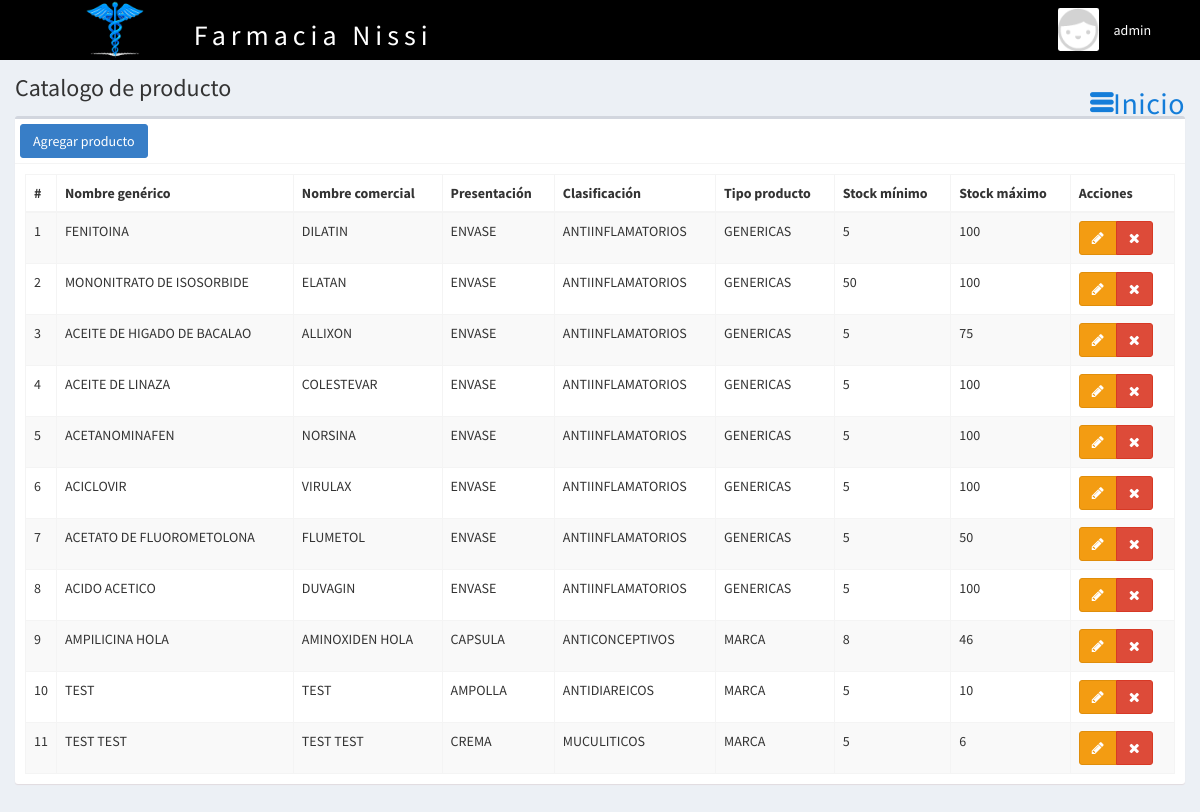
Screenshot of /producto (signed in) with the database file from the repository.
### tables this page shows
CREATE TABLE `producto` (
  `CODIGO_PRODUCTO` int(11) NOT NULL COMMENT 'Clave primaria del producto, identificador único',
  `NOMBRE_GENERICO` varchar(50) NOT NULL COMMENT 'Nombre genérico del producto ingresado',
  `NOMBRE_COMERCIAL` varchar(50) NOT NULL COMMENT 'Nombre comercial del producto ingresado',
  `URL` varchar(150) NOT NULL,
  `CODIGO_PRESENTACION` int(11) NOT NULL COMMENT 'Clave secundaria para la identificación de la presentación del producto',
  `CODIGO_CLASIFICACION` int(11) NOT NULL COMMENT 'Clave secundaria para la identificación de la clasificación del producto',
  `CODIGO_TIPO` int(11) NOT NULL COMMENT 'Clave secundaria para la identifación del tipo de producto',
  `STOCK_MIN` int(10) NOT NULL COMMENT 'Indicador de la cantidad mínima que debe de haber de producto',
  `STOCK_MAX` int(10) NOT NULL COMMENT 'Indicador de la cantidad máxima que debe de haber de producto',
  `VISIBLE` int(1) NOT NULL DEFAULT 1 COMMENT 'Estado del producto, activo = 1, desactivo = 0',
  `CODIGO_BARRAS` int(11) DEFAULT NULL
);

CREATE TABLE `presentacion` (
  `CODIGO_PRESENTACION` int(11) NOT NULL COMMENT 'Clave primaria de la presentación del producto, identificador único',
  `PRESENTACION` varchar(25) NOT NULL COMMENT 'Nombre de la presentación del producto, ejemplo: tableta',
  `VISIBLE` int(1) NOT NULL DEFAULT 1 COMMENT 'Estado de la presentación del producto, activo = 1, desactivo = 0'
);

CREATE TABLE `clasificacion` (
  `CODIGO_CLASIFICACION` int(11) NOT NULL COMMENT 'Clave primaria de la clasificación del producto, identificador único',
  `CLASIFICACION` varchar(25) NOT NULL COMMENT 'Nombre de la clasificación del producto, ejemplo: Analgésico',
  `VISIBLE` int(1) NOT NULL DEFAULT 1 COMMENT 'Estado de la clasificación del producto, activo = 1, desactivo = 0'
);

CREATE TABLE `tipo_producto` (
  `CODIGO_TIPO` int(11) NOT NULL COMMENT 'Clave primaria del tipo de producto, identificador único',
  `TIPO_PRODUCTO` varchar(25) NOT NULL COMMENT 'Nombre del tipo de producto, puede ser producto de marca o producto genérico',
  `VISIBLE` int(1) NOT NULL DEFAULT 1 COMMENT 'Estado del tipo de producto, activo = 1, desactivo = 0'
);

### controladores/plantilla.controlador.php (called while the page is built)
<?php
class ControladorPlantilla{
	static public function ctrPlantilla(){
		include "vistas/plantilla.php";
	}
}

### index.php (called while the page is built, shortened)
<?php
require_once "controladores/plantilla.controlador.php";
require_once "controladores/usuarios.controlador.php";
require_once "controladores/producto.controlador.php";
require_once "modelos/producto.modelo.php";
$plantilla = new ControladorPlantilla();
$plantilla -> ctrPlantilla();

### controladores/producto.controlador.php (called while the page is built, shortened)
<?php
class ControladorProducto
{
	static public function ctrMostrarProducto($item, $valor){
		$tabla = "PRODUCTO";
		$respuesta = ModeloProducto::mdlMostrarProducto($tabla, $item, $valor);
		return $respuesta;
	}
}

### modelos/conexion.php (called while the page is built)
<?php
class Conexion{
	static public function conectar(){
		$link = new PDO("mysql:host=localhost;dbname=nissi",
			            "root",
			            "");
		$link->exec("set names utf8");
		return $link;
	}
}

### modelos/producto.modelo.php (called while the page is built, shortened)
<?php
require_once "conexion.php";
class ModeloProducto{
	static public function mdlMostrarProducto($tabla, $item, $valor){
		if($item != null){
			$stmt = Conexion::conectar()->prepare("SELECT t0.CODIGO_PRODUCTO, t0.CODIGO_PRESENTACION, t0.CODIGO_CLASIFICACION, t0.CODIGO_TIPO, t0.NOMBRE_GENERICO, t0.NOMBRE_COMERCIAL, t1.PRESENTACION, t2.CLASIFICACION, t3.TIPO_PRODUCTO, t0.STOCK_MIN, t0.STOCK_MAX /*t0.CODIGO_BARRAS,*/
																								FROM producto t0
																								JOIN presentacion t1 ON t1.CODIGO_PRESENTACION = t0.CODIGO_PRESENTACION
																								JOIN clasificacion t2 ON t2.CODIGO_CLASIFICACION = t0.CODIGO_CLASIFICACION
																								JOIN tipo_producto t3 ON t3.CODIGO_TIPO = t0.CODIGO_TIPO
																								WHERE T0.VISIBLE = 1
																								AND $item = :$item");
			$stmt -> bindParam(":".$item, $valor, PDO::PARAM_STR);
			$stmt -> execute();
			return $stmt -> fetch();
		}else{
			$stmt = Conexion::conectar()->prepare("SELECT t0.CODIGO_PRODUCTO, t0.CODIGO_PRESENTACION, t0.CODIGO_CLASIFICACION, t0.CODIGO_TIPO, /*t0.CODIGO_BARRAS,*/ t0.NOMBRE_GENERICO, t0.NOMBRE_COMERCIAL, t1.PRESENTACION, t2.CLASIFICACION, t3.TIPO_PRODUCTO, t0.STOCK_MIN, t0.STOCK_MAX
																								FROM producto t0
																								JOIN presentacion t1 ON t1.CODIGO_PRESENTACION = t0.CODIGO_PRESENTACION
																								JOIN clasificacion t2 ON t2.CODIGO_CLASIFICACION = t0.CODIGO_CLASIFICACION
																								JOIN tipo_producto t3 ON t3.CODIGO_TIPO = t0.CODIGO_TIPO
																								WHERE T0.VISIBLE = 1");
			$stmt -> execute();
			return $stmt -> fetchAll();
		}
	}
}

### vistas/modulos/producto.php (the view, shortened to what this page needs)
<div class="content-wrapper">
  <section class="content-header">
    <h1>
      Catalogo de producto
    </h1>
    <ol class="breadcrumb">
      <li><a href="inicio"><i class="ion-navicon-round"></i>Inicio</a></li>
    </ol>
  </section>
  <section class="content">
    <div class="box">
      <div class="box-header with-border">
        <button class="btn btn-primary" data-toggle="modal" data-target="#modalAgregarProducto">
          Agregar producto
        </button>
      </div>
      <div class="box-body">
       <table class="table table-bordered table-striped dt-responsive tablas" width="100%">
        <thead>
         <tr>
           <th style="width:10px">#</th>
           <th>Nombre genérico</th>
           <th>Nombre comercial</th>
           <th>Presentación</th>
           <th>Clasificación</th>
           <th>Tipo producto</th>
           <th>Stock mínimo</th>
           <th>Stock máximo</th>
           <th>Acciones</th>
         </tr>
        </thead>
        <tbody>
        <?php
          $item = null;
          $valor = null;
          $producto = ControladorProducto::ctrMostrarProducto($item, $valor);
          foreach ($producto as $key => $value) {
            echo '<tr>
                    <td>'.($key+1).'</td>
                    <td>'.$value["NOMBRE_GENERICO"].'</td>
                    <td>'.$value["NOMBRE_COMERCIAL"].'</td>
                    <td>'.$value["PRESENTACION"].'</td>
                    <td>'.$value["CLASIFICACION"].'</td>
                    <td>'.$value["TIPO_PRODUCTO"].'</td>
                    <td>'.$value["STOCK_MIN"].'</td>
                    <td>'.$value["STOCK_MAX"].'</td>
                    <td>
                    <div class="btn-group">
                      <button class="btn btn-warning btnEditarProducto" idProducto="'.$value["CODIGO_PRODUCTO"].'" data-toggle="modal" data-target="#modalEditarProducto"><i class="fa fa-pencil"></i></button>';
                      if($_SESSION["perfil"] == "Administrador"){
                        echo '<button class="btn btn-danger btnEliminarProducto" idProducto="'.$value["CODIGO_PRODUCTO"].'"><i class="fa fa-times"></i></button>';
                      }
                      echo '</div>
                    </td>
                  </tr>';
            }
        ?>
        </tbody>
       </table>
      </div>
    </div>
  </section>
</div>

### vistas/plantilla.php (shortened to what this page needs)
<!DOCTYPE html>
<html>
<head>
    <link rel="stylesheet" href="vistas/bower_components/bootstrap/dist/css/bootstrap.min.css">
    <link rel="stylesheet" href="vistas/bower_components/font-awesome/css/font-awesome.min.css">
    <link rel="stylesheet" href="vistas/bower_components/Ionicons/css/ionicons.min.css">
    <link rel="stylesheet" href="vistas/dist/css/AdminLTE.css">
    <link rel="stylesheet" href="vistas/dist/css/skins/_all-skins.min.css">
    <link rel="stylesheet" href="vistas/bower_components/datatables.net-bs/css/dataTables.bootstrap.min.css">
    <link rel="stylesheet" href="vistas/bower_components/datatables.net-bs/css/responsive.bootstrap.min.css">
    <link rel="stylesheet" href="vistas/plugins/iCheck/all.css">
    <link rel="stylesheet" href="vistas/bower_components/bootstrap-daterangepicker/daterangepicker.css">
    <link rel="stylesheet" href="vistas/bower_components/morris.js/morris.css">
</head>
<body class="hold-transition skin-blue login-page">
    <?php
  if(isset($_SESSION["iniciarSesion"]) && $_SESSION["iniciarSesion"] == "ok"){
   echo '<div class="wrapper">';
    include "modulos/cabezote.php";
    if(isset($_GET["ruta"])){
      if($_GET["ruta"] == "inicio" ||
         $_GET["ruta"] == "usuarios" ||
         $_GET["ruta"] == "clasificacion" ||
         $_GET["ruta"] == "presentacion" ||
         $_GET["ruta"] == "tipoproducto" ||
         $_GET["ruta"] == "productosofertas" ||
         $_GET["ruta"] == "oferta" ||
         $_GET["ruta"] == "producto" ||
         $_GET["ruta"] == "cliente" ||
         $_GET["ruta"] == "stock" ||
         $_GET["ruta"] == "caducidad"  ||
         $_GET["ruta"] == "controlcaducidad" ||
         $_GET["ruta"] == "controlstock" ||
         $_GET["ruta"] == "pedido" ||
         $_GET["ruta"] == "inventario15776" ||
         $_GET["ruta"] == "inventario" ||
         $_GET["ruta"] == "ingreso-inventario-producto" ||
         $_GET["ruta"] == "proveedor" ||
         $_GET["ruta"] == "ventas" ||
         $_GET["ruta"] == "crear-ventas" ||
         $_GET["ruta"] == "editar-venta" ||
         $_GET["ruta"] == "reportes" ||
         $_GET["ruta"] == "salir"){
        include "./vistas/modulos/".$_GET["ruta"].".php";
      }else{
        include "./vistas/modulos/404.php";
      }
    }else{
      include "./vistas/modulos/inicio.php";
    }
    echo '</div>';
  }else{
    include "modulos/login.php";
  }
  ?>
</body>
</html>

### vistas/modulos/cabezote.php (shortened to what this page needs)
<header class="main-header">
<nav class="navbar navbar-static-top header-all" role="navigation">
	<div class="header-info grow2">
		 <img src="vistas\dist\img\logo.PNG" alt="Logo">
		 <h3>Farmacia Nissi</h3>
	</div>
	<div class="navbar-custom-menu grow1">
		<ul class="nav navbar-nav">
			<li class="dropdown user user-menu">
				<a href="#" class="dropdown-toggle" data-toggle="dropdown">
				<?php
				if($_SESSION["foto"] != ""){
					echo '<img src="'.$_SESSION["foto"].'" class="user-image">';
				}else{
					echo '<img src="vistas/img/usuarios/default/anonymous.png" class="user-image">';
				}
				?>
					<span class="hidden-xs"><?php  echo $_SESSION["nombre"]; ?></span>
				</a>
			</li>
		</ul>
	</div>
</nav>
</header>

### rows the page displays
producto: NOMBRE_GENERICO "FENITOINA", NOMBRE_COMERCIAL "DILATIN", CODIGO_PRESENTACION.PRESENTACION "ENVASE", CODIGO_CLASIFICACION.CLASIFICACION "ANTIINFLAMATORIOS", CODIGO_TIPO.TIPO_PRODUCTO "GENERICAS", STOCK_MIN "5", STOCK_MAX "100"
producto: NOMBRE_GENERICO "MONONITRATO DE ISOSORBIDE", NOMBRE_COMERCIAL "ELATAN", CODIGO_PRESENTACION.PRESENTACION "ENVASE", CODIGO_CLASIFICACION.CLASIFICACION "ANTIINFLAMATORIOS", CODIGO_TIPO.TIPO_PRODUCTO "GENERICAS", STOCK_MIN "50", STOCK_MAX "100"
producto: NOMBRE_GENERICO "ACEITE DE HIGADO DE BACALAO", NOMBRE_COMERCIAL "ALLIXON", CODIGO_PRESENTACION.PRESENTACION "ENVASE", CODIGO_CLASIFICACION.CLASIFICACION "ANTIINFLAMATORIOS", CODIGO_TIPO.TIPO_PRODUCTO "GENERICAS", STOCK_MIN "5", STOCK_MAX "75"
producto: NOMBRE_GENERICO "ACEITE DE LINAZA", NOMBRE_COMERCIAL "COLESTEVAR", CODIGO_PRESENTACION.PRESENTACION "ENVASE", CODIGO_CLASIFICACION.CLASIFICACION "ANTIINFLAMATORIOS", CODIGO_TIPO.TIPO_PRODUCTO "GENERICAS", STOCK_MIN "5", STOCK_MAX "100"
producto: NOMBRE_GENERICO "ACETANOMINAFEN", NOMBRE_COMERCIAL "NORSINA", CODIGO_PRESENTACION.PRESENTACION "ENVASE", CODIGO_CLASIFICACION.CLASIFICACION "ANTIINFLAMATORIOS", CODIGO_TIPO.TIPO_PRODUCTO "GENERICAS", STOCK_MIN "5", STOCK_MAX "100"
producto: NOMBRE_GENERICO "ACICLOVIR", NOMBRE_COMERCIAL "VIRULAX", CODIGO_PRESENTACION.PRESENTACION "ENVASE", CODIGO_CLASIFICACION.CLASIFICACION "ANTIINFLAMATORIOS", CODIGO_TIPO.TIPO_PRODUCTO "GENERICAS", STOCK_MIN "5", STOCK_MAX "100"
producto: NOMBRE_GENERICO "ACETATO DE FLUOROMETOLONA", NOMBRE_COMERCIAL "FLUMETOL", CODIGO_PRESENTACION.PRESENTACION "ENVASE", CODIGO_CLASIFICACION.CLASIFICACION "ANTIINFLAMATORIOS", CODIGO_TIPO.TIPO_PRODUCTO "GENERICAS", STOCK_MIN "5", STOCK_MAX "50"
producto: NOMBRE_GENERICO "ACIDO ACETICO", NOMBRE_COMERCIAL "DUVAGIN", CODIGO_PRESENTACION.PRESENTACION "ENVASE", CODIGO_CLASIFICACION.CLASIFICACION "ANTIINFLAMATORIOS", CODIGO_TIPO.TIPO_PRODUCTO "GENERICAS", STOCK_MIN "5", STOCK_MAX "100"
producto: NOMBRE_GENERICO "AMPILICINA HOLA", NOMBRE_COMERCIAL "AMINOXIDEN HOLA", CODIGO_PRESENTACION.PRESENTACION "CAPSULA", CODIGO_CLASIFICACION.CLASIFICACION "ANTICONCEPTIVOS", CODIGO_TIPO.TIPO_PRODUCTO "MARCA", STOCK_MIN "8", STOCK_MAX "46"
producto: NOMBRE_GENERICO "TEST", NOMBRE_COMERCIAL "TEST", CODIGO_PRESENTACION.PRESENTACION "AMPOLLA", CODIGO_CLASIFICACION.CLASIFICACION "ANTIDIAREICOS", CODIGO_TIPO.TIPO_PRODUCTO "MARCA", STOCK_MIN "5", STOCK_MAX "10"
producto: NOMBRE_GENERICO "TEST TEST", NOMBRE_COMERCIAL "TEST TEST", CODIGO_PRESENTACION.PRESENTACION "CREMA", CODIGO_CLASIFICACION.CLASIFICACION "MUCULITICOS", CODIGO_TIPO.TIPO_PRODUCTO "MARCA", STOCK_MIN "5", STOCK_MAX "6"

### other values shown
$_SESSION["nombre"] "admin"
